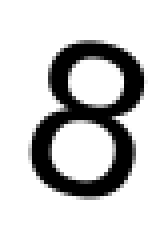
#> input picture data/8_2.png, 40 x 60 px (shown 4 times larger)
$ jupyter execute --allow-errors knn_recoginze_png.ipynb   (Python 2 division)
#> lines starting #> are read from the running program, lines starting #| are printed output that depends on the picture
## KNN 介绍

### 算法介绍

kNN算法的核心思想是如果一个样本在特征空间中的k个最相邻的样本中的大多数属于某一个类别，则该样本也属于这个类别，并具有这个类别上样本的特性。该方法在确定分类决策上只依据最邻近的一个或者几个样本的类别来决定待分样本所属的类别。 kNN方法在类别决策时，只与极少量的相邻样本有关。由于kNN方法主要靠周围有限的邻近的样本，而不是靠判别类域的方法来确定所属类别的，因此对于类域的交叉或重叠较多的待分样本集来说，kNN方法较其他方法更为适合。

### 向量距离

#### 向量的距离：

两个向量之间的距离（此时向量作为n维向量坐标系中的点）计算，在数学上称为向量的距离（Distance），也称为样本之间的相似性度量（Similarity Measurement）。它反映为某类事物在距离上接近或远离的程度。直觉上，距离越近，越容易归为一类；距离越远就越不同。划分的依据，称为距离。

#### 各种向量的距离和实际的含义

1.欧式距离

初中普及的两点之间的距离(勾股定理)的定义的扩展

2.曼哈顿距离

曼哈顿距离也称城市街区距离（City Block Distance）,也就是L1范数。
二维平面两点A(x1,y1)和B(x2,y2)间的曼哈顿距离为：
d=|x2-x1|+|y2-y1|

3.切比雪夫距离

国际象棋中，国王每走一步能够走到相邻的8个方格中的任意一个，那么国王从A(x1,y1)走到B(x2,y2)最少需要多少步？

4.夹角余弦

二维坐标系中的两条直线之间的夹角余弦值的扩展

5.汉明距离

两个字符串s1和s2之间的汉明距离 定义为将其中一个变为另外一个所需要的最小替换次数。

6.杰卡德相似系数

两个集合A和B的交集元素在A、B的并集中所占的比率，称为两个集合的杰卡德相似系数。

### K 值的确定

1. 经验确定
2. 交叉验证，取在测试集上取不同的k值

##  数据准备

#### 1.数据集生成

php 生成了随机扭转和偏移的 0-9 数字，各20张，40*60像素 ，取一半作为训练数据集，一半作为测试数据集，格式如下：

#### 2. 二值化，向量化

将图片中的像素点分为两类（本例中比较简单，无需技巧，一般的处理技巧是：），然后转成二进制一维向量(2400长度)，如下

[cell 1]
from PIL import Image
import numpy as np
import matplotlib.pyplot as plt
def showPic( filename ):
#> called with filename = '../data/8_2.png'
    img=np.array(Image.open(filename))
#> img is the input picture: shape (60, 40, 3); min 0, max 255, mean 203.7
    plt.imshow(img)
    plt.axis('on')
    plt.show()
def getPngStr(filename):
#> called with filename = '../data/8_2.png'
    image = Image.open(filename)
    r, g, b = image.split()
    r_arr = np.array(r).reshape(2400)
#> r_arr = 2400 values, max 255 at index 0, min 0 at index 459, mean 203.7
    ##print r_arr.size
    retStr=""
    for row in r_arr:
        if row < 255 :
            retStr+="1"
        else :
            retStr+="0"
#> this loop made 2400 passes
#> retStr on passes 1 to 12: '0', '00', '000', '0000', '00000', '000000', '0000000', '00000000', '000000000', '0000000000', '00000000000', '000000000000'
    return retStr

demo="../data/8_2.png"
print "示例图片"
showPic(demo)
demoStr = getPngStr(demo)
i = 0
while i < 60 :
    #print i
    print demoStr[i*40:(i+1)*40 - 1]
    i+=1
#> this loop made 60 passes
#| 000000000000000000000000000000000000000
#| 000000000000000000000000000000000000000
#| 000000000000000000000000000000000000000
#| 000000000000000000000000000000000000000
#| 000000000000000000000000000000000000000
#| 000000000000000000000000000000000000000
#| 000000000000000000000000000000000000000
#| 000000000000000000000000000000000000000
#> (further printed lines are left out)
#> after the loop, i = 60

### 交叉验证

交叉验证的目的是，通过测试 测试集 在训练集上的效果来确定 K 的值和选取的距离函数

### KNN python 实现

1. 给定 K 值
2. 分别计算 输入向量 到 100 个测试向量的值，按照距离，从小到大排序
3. 取前 K 个值，出现最多的值就是预测的数字

[cell 2]
# 定义一些工具函数
# 主要是各种距离的实现，下面会用到

import scipy.spatial.distance as dist #导入Scipy距离公式

# str to np_array
def strToNPArr(str1 , str2) :
    return np.array([int(i) for i in list(str1)]) , np.array([int(i) for i in list(str2)])

# str to array
def strToArr(str1 , str2) :
    return [int(i) for i in list(str1)] , [int(i) for i in list(str2)]

# 欧式距离
# [4 lines left out: function calEuclideanDistance, not called in this run]

# 曼哈顿距离
def calMhdDistance(strVec1 , strVec2):
    vec1 , vec2 = strToNPArr(strVec1 , strVec2)
    return np.sum(np.abs(vec1 - vec2))

# 切比雪夫距离
def calChebyshewDictance(strVec1 , strVec2) :
    vec1 , vec2 = strToNPArr(strVec1 , strVec2)
    return np.abs(vec1 - vec2).max()

# 余弦相似度
def calConsinDistance(strVec1 , strVec2) :
    vec1 , vec2 = strToNPArr(strVec1 , strVec2)
    return np.dot(vec1,vec2)/(np.linalg.norm(vec1)*np.linalg.norm(vec2))

# 汉明距离
# [11 lines left out: functions calHammingDistance, calJaccardDistance, not called in this run]

K 值的确定主要通过交叉验证来确定
这里分别使用 100 个测试集来在不同的距离函数上确定合适的 K 值
经验上，通常k小于数据集的平方根。

[cell 3]
import time
inputfile = "../data/test/binarytxt/9_4.txt"
# 读取数据
testDict = {}
trainDict = {}
i=9
#> (the rest of this cell did not finish here and is left out)

下面就是分别使用上面讲的几种距离计算方式分别在K 值是 1~20 这个区间的准确度，来得到一个对应距离准确率最好的 K 值

[cell 4]
funcList = ["Euclidean","Mhd","Consin","Hamming","Cheby","Jaccard"]
for line in funcList :
    fun = "getPredictNumWith"+line
    print fun
    kStart = 1
    kMax  = 20
    start = time.clock()
    kToRateDict = {}
    while kStart <= kMax :
        rightRate = 0
        for testK in testDict :
            testV = testDict[testK]
            tpk   = testK[0].split("_")[0]
            pRet  = eval(fun)(testV , trainDict , kStart)
            if pRet == tpk :
                rightRate = rightRate + 1
        kToRateDict[kStart] = rightRate
        kStart = kStart + 1
    end = time.clock()
    print end - start
    print kToRateDict

[cell 5]
kToRateDict = {2: 94, 3: 88, 4: 80, 5: 81, 6: 74, 7: 66, 8: 58, 9: 57, 10: 58, 11: 58, 12: 53, 13: 49, 14: 45, 15: 41, 16: 42, 17: 42, 18: 42, 19: 40, 20: 36, 21: 37, 22: 40, 23: 36, 24: 35, 25: 35, 26: 37, 27: 35, 28: 35, 29: 34, 30: 34, 31: 28, 32: 29, 33: 28, 34: 27, 35: 26, 36: 24, 37: 24, 38: 23, 39: 22, 40: 22, 41: 19, 42: 20, 43: 20, 44: 23, 45: 23, 46: 22, 47: 20, 48: 18, 49: 18, 50: 18}
# 绘制上面交叉验证后的 k 和 正确率的 关系 图
k = kToRateDict.keys()
v = kToRateDict.values()
plt.plot(k , v  ,'ro')
plt.axis([0, 50, 0, 100])
plt.ylabel('rate')
plt.xlabel('K')
plt.show()
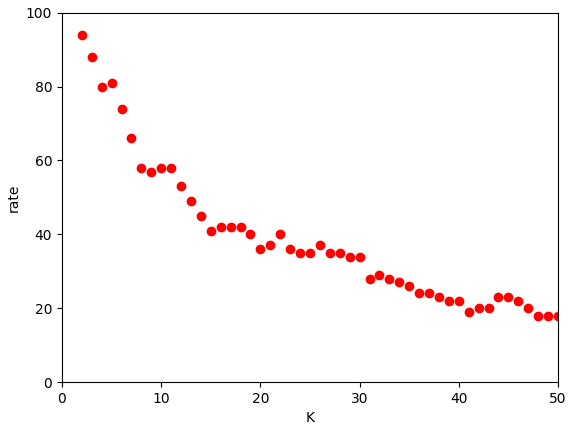
#> figure drawn by matplotlib, 1 panel; curve peaks at x = 2, y = 94
